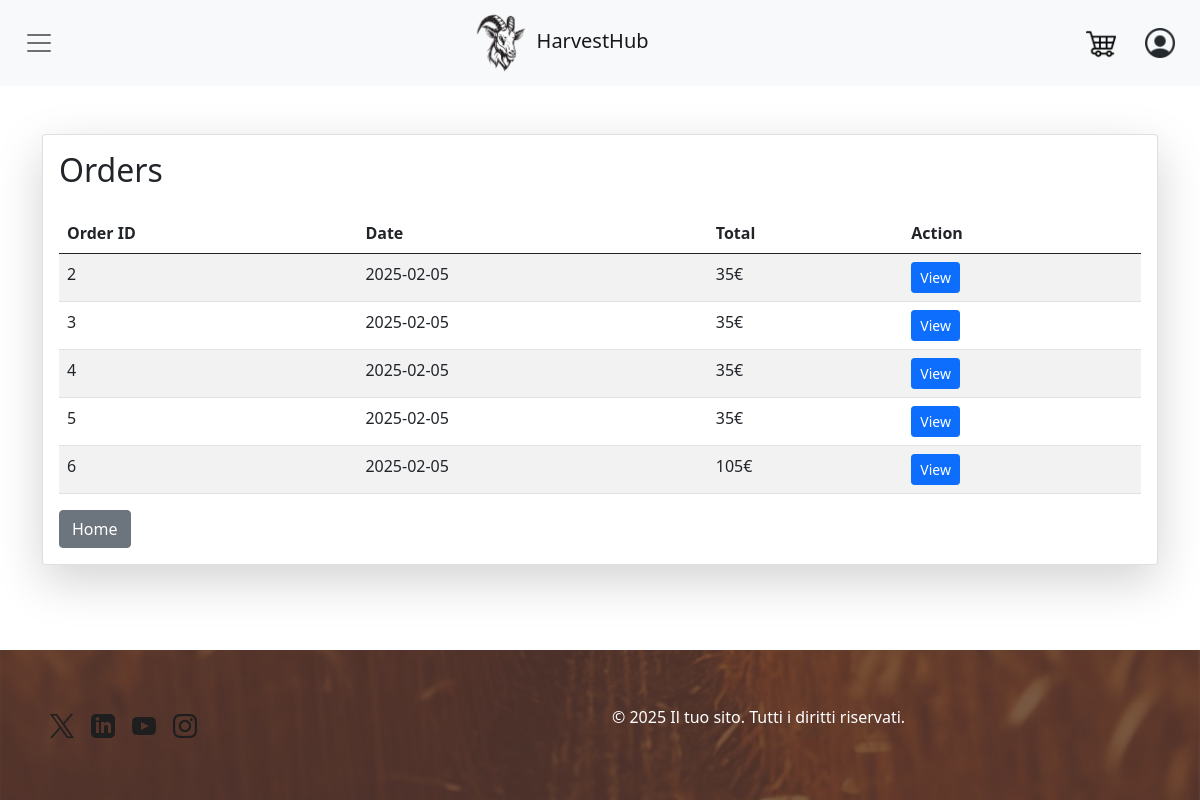
Page /orders.php (signed in) on the committed database.
### tables this page shows
CREATE TABLE `ORDINE` (
  `riferimento` int(11) NOT NULL,
  `data` date NOT NULL,
  `email` varchar(64) NOT NULL,
  `stato` ENUM('confermato', 'spedito', 'consegnato') NOT NULL
);

### orders.php (called while the page is built)
<?php
require_once 'bootstrap.php';
$templateParams["titolo"] = "My Orders - HarverstHub";
$templateParams["nome"] = "order-list.php";
$templateParams["styleSheet"] = "css/index.css";
$templateParams["includeSearchbar"] = false;
if (!isUserLoggedIn()) {
  $templateParams["previousPage"] = "orders.php";
  header('Location: login.php');
  exit;
}
else {
  $templateParams["orders"] = $dbh->getOrders($_SESSION['email']);
}
require 'template/base.php';
?>

### db/database.php (called while the page is built, shortened)
<?php
class DatabaseHelper
{
    private $db;
    public function __construct($servername, $username, $password, $dbname, $port)
    {
        $this->db = new mysqli($servername, $username, $password, $dbname, $port);
    }
    public function getOrders($user)
    {
        $stmt = $this->db->prepare('SELECT o.riferimento AS riferimento, o.data AS data, SUM(p.prezzo * r.quantita) AS totale
            FROM ORDINE o JOIN richiesta r ON o.riferimento = r.riferimento JOIN PRODOTTO p ON r.codProdotto = p.codProdotto
            WHERE o.email=?
            GROUP BY o.riferimento, o.data, o.email;
        ');
        $stmt->bind_param("s", $user);
        $stmt->execute();
        $result = $stmt->get_result();
        return $result->fetch_all(MYSQLI_ASSOC);
    }
}

### bootstrap.php (called while the page is built, shortened)
<?php
require_once("db/database.php");
$dbh = new DatabaseHelper("localhost", "root", "", "HarvestHub", 3306);
?>

### template/order-list.php (the view)
<div class="container mt-5">
    <div class="card shadow-lg">
      <div class="card-body">
        <h2 class="mb-4">Orders</h2>
        <table class="table table-striped">
          <thead>
            <tr>
              <th>Order ID</th>
              <th>Date</th>
              <th>Total</th>
              <th>Action</th>
            </tr>
          </thead>
          <tbody>
            <?php foreach($templateParams["orders"] as $order):?>
            <tr>
              <td><?php echo $order["riferimento"] ?></td>
              <td><?php echo $order["data"] ?></td>
              <td><?php echo $order["totale"] ?>€</td>
              <td><a href="./order-detail.php?ordernum=<?php echo $order["riferimento"] ?>" class="btn btn-primary btn-sm">View</a></td>
            </tr>
            <?php endforeach; ?>
          </tbody>
        </table>
        <a href="./index.php" class="btn btn-secondary">Home</a>
      </div>
    </div>
  </div>

### css/base.css (style rules this page uses)
html,body { display: flex; flex-direction: column; height: 100%; }

### rows in the picture
ordine: riferimento "2", data "2025-02-05", totale "35"
ordine: riferimento "3", data "2025-02-05", totale "35"
ordine: riferimento "4", data "2025-02-05", totale "35"
ordine: riferimento "5", data "2025-02-05", totale "35"
ordine: riferimento "6", data "2025-02-05", totale "105"
